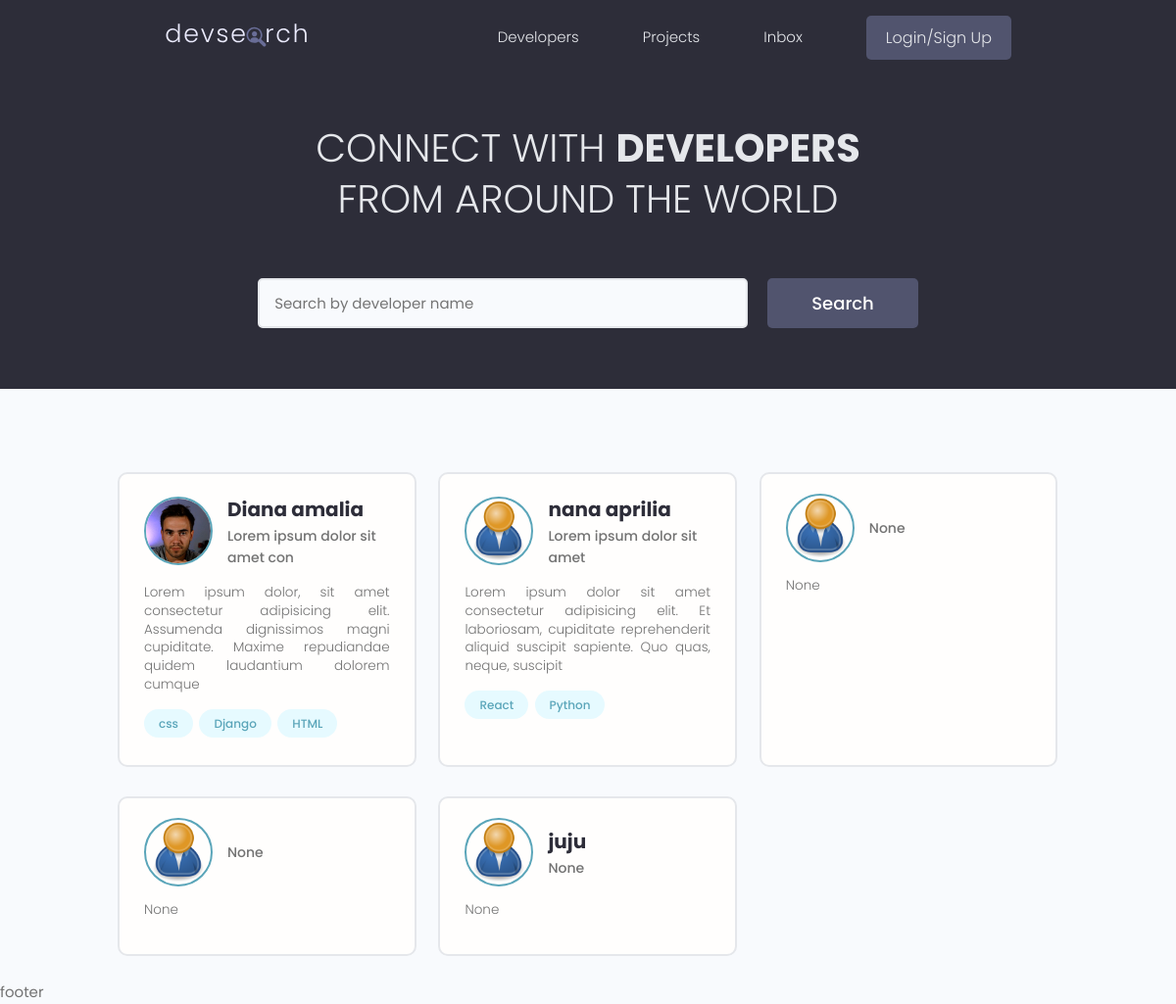
/users/, run on the app's committed database.
### users/models.py (models this page shows, shortened)
class Profile(models.Model):
    user = models.OneToOneField(User, on_delete=models.CASCADE, null=True, blank=True)
    name = models.CharField(max_length=200, blank=True, null=True)
    email = models.EmailField(max_length=500, blank=True, null=True)
    username = models.CharField(max_length=200, blank=True, null=True)
    location = models.CharField(max_length=200, blank=True, null=True)
    short_intro = models.CharField(max_length=200, blank=True, null=True)
    bio = models.TextField(blank=True, null=True)
    profile_image = models.ImageField(null=True, blank=True, upload_to='profiles/', default='profiles/user-default.png')
    social_github = models.CharField(max_length=200, blank=True, null=True)
    social_twitter = models.CharField(max_length=200, blank=True, null=True)
    social_linkedin = models.CharField(max_length=200, blank=True, null=True)
    social_youtube = models.CharField(max_length=200, blank=True, null=True)
    social_website = models.CharField(max_length=200, blank=True, null=True)
    created = models.DateTimeField(auto_now_add=True)
    id = models.UUIDField(default=uuid.uuid4, unique=True, primary_key=True, editable=False)

class Skill(models.Model):
    owner = models.ForeignKey(Profile, on_delete=models.CASCADE, null=True)
    name = models.CharField(max_length=200, blank=True, null=True)
    description = models.TextField(null=True, blank=True)
    created = models.DateTimeField(auto_now_add=True)
    id = models.UUIDField(default=uuid.uuid4, unique=True, primary_key=True, editable=False)
    def __str__(self):
        return str(self.name)

### users/views.py (the view)
# urls.py: path('', views.profiles, name="profiles"),
def profiles(request):
    profiles = Profile.objects.all()
    context = {'profiles':profiles}
    return render(request, 'users/profiles.html', context)

### users/templates/users/profiles.html (shortened to what this page needs)
{% extends 'main.html' %}
{% block content %}
<main class="home">
    <section class="hero-section text-center">
        <div class="container container--narrow">
            <div class="hero-section__box">
                <h2>CONNECT WITH <span>DEVELOPERS</span></h2>
                <h2>FROM AROUND THE WORLD</h2>
            </div>
            <div class="hero-section__search">
                <form class="form" action="#" method="get">
                    <div class="form__field">
                        <input class="input input--text" id="formInput#search" type="text" name="text"
                            placeholder="Search by developer name" />
                    </div>
                    <input class="btn btn--sub btn--lg" type="submit" value="Search" />
                </form>
            </div>
        </div>
    </section>
    <section class="devlist">
        <div class="container">
            <div class="grid grid--three">
                {% for profile in profiles %}
                <div class="column card">
                    <div class="dev">
                        <a href="{% url 'user-profile' profile.id %}" class="card__body">
                            <div class="dev__profile">
                                <img class="avatar avatar--md" src="{{ profile.profile_image.url }}"
                                    alt="image" />
                                <div class="dev__meta">
                                    <h3>{{ profile.name }}</h3>
                                    <h5>{{ profile.short_intro|slice:"30" }}</h5>
                                </div>
                            </div>
                            <p class="dev__info">{{profile.bio|slice:"150"}}</p>
                            <div class="dev__skills">
                                {% for skill in profile.skill_set.all|slice:"5" %}
                                <span class="tag tag--pill tag--main">
                                    <small>{{ skill }}</small>
                                </span>
                                {% endfor %}
                            </div>
                        </a>
                    </div>
                </div>
               {% endfor %}
            </div>
        </div>
    </section>
</main>
{% endblock content %}

### static/styles/app.css (style rules this page uses)
:root { --color-sub: #2d2d39; }
.btn--sub { background-color: var(--color-sub-light); }
.card { border: 2px solid var(--color-light); }
img { width: 100%; }
.hero-section { height: 40vh; display: flex; align-items: center; background-color: var(--color-sub); }
.hero-section__box { margin-bottom: 4rem; }
.hero-section__box > h2, .hero-section__box > h2 > span { font-size: 4rem; color: var(--color-light); line-height: 1.3; text-transform: uppercase; }
.hero-section__box > h2 { font-weight: 300; }
.hero-section__box > h2 > span { font-weight: 700; }
.hero-section__search > .form { display: flex; align-items: center; justify-content: center; gap: 2rem; }
.hero-section__search > .form input.input--text { width: 50rem; }
.devlist { margin-top: 8rem; }
.devlist .grid { align-items: stretch; }
.devlist .dev .dev__profile { display: flex; align-items: center; gap: 1.5rem; }
.devlist .dev .dev__meta h3 { color: var(--color-sub); font-size: 2rem; font-weight: 700; }
.devlist .dev .dev__meta h5 { color: var(--color-text); font-size: 1.4rem; font-weight: 500; }
.devlist .dev .dev__info { margin: 1.5rem 0; font-size: 1.35rem; line-height: 1.4; text-align: justify; }

### static/uikit/styles/modules/_variables.css (style rules this page uses)
:root { --color-main: #5aa5b9; --color-main-light: #e6faff; --color-sub: #3f4156; --color-sub-light: #51546e; --color-sub-lighter: #ededfd; --color-text: #737373; --color-gray: #8b8b8b; --color-light: #e5e7eb; --color-light-gray: #767676; --color-bg: #f8fafd; --color-white: #fffefd; --color-white-light: #f3f3f3; --color-success: #359e64; --color-success-bg: #def8e8; --color-error: #fc4b0b; --color-error-bg: #fff2ee; --font-base: 'Poppins', arial, helvetica, 'Segoe UI', roboto, ubuntu, sans-serif; --font-monospace: 'Fira Code', 'Courier New', courier, monospace; --font-regular: 300; --font-medium: 500; --font-bold: 700; --generic-shadow: 1px 1px 5px #00000010; --generic-transition: all 0.3s ease-in-out; }

### static/uikit/styles/modules/_base.css (style rules this page uses)
* { margin: 0; padding: 0; box-sizing: border-box; text-rendering: optimizeLegibility; color: inherit; font-size: inherit; }
html { font-size: 50%; }
@media only screen and (min-width: 480px) { html { font-size: 56.25%; } }
@media only screen and (min-width: 1200px) { html { font-size: 62.5%; } }
body { line-height: 1.6; font-weight: 400; font-size: 1.5rem; color: var(--color-text); background-color: var(--color-bg); min-height: 100vh; }

### static/uikit/styles/modules/_typography.css (style rules this page uses)
* { font-family: var(--font-base); }
h2 { font-size: 3.6rem; font-weight: var(--font-bold); }
h3 { font-size: 3.2rem; font-weight: var(--font-medium); }
h5 { font-size: 2.4rem; font-weight: var(--font-medium); }
h5, h6 { font-weight: var(--font-regular); }
p, span, strong { font-size: 1.6rem; color: var(--color-text); font-weight: var(--font-regular); }
a { padding-bottom: 2px; text-decoration: none; display: inline-block; color: var(--color-main); font-weight: var(--font-medium); }

### static/uikit/styles/modules/_utilities.css (style rules this page uses)
.container { width: 92%; max-width: 165rem; margin: 0 auto; box-sizing: border-box; }
.container--narrow { width: 92%; max-width: 120rem; }
@media screen and (min-width: 1000px) { .container { width: 90%; } }
@media screen and (min-width: 1000px) { .container--narrow { width: 85%; } }
@media screen and (min-width: 1200px) { .container { width: 80%; } }
@media screen and (min-width: 1200px) { .container--narrow { width: 72%; } }
.text-center { text-align: center; }

### static/uikit/styles/modules/_avatar.css (style rules this page uses)
.avatar { border-radius: 50%; border: 2px solid var(--color-main); object-fit: cover; }
.avatar--md { height: 7rem; width: 7rem; }

### static/uikit/styles/modules/_button.css (style rules this page uses)
.btn { display: inline-block; position: relative; cursor: pointer; background-color: var(--color-light); font-weight: var(--font-medium); color: var(--color-sub); text-decoration: none; padding: 1rem 2rem; border-radius: 0.5rem; border: none; width: -webkit-fit-content; width: -moz-fit-content; width: fit-content; height: -webkit-fit-content; height: -moz-fit-content; height: fit-content; font-size: 1.6rem; outline-width: 0; outline-color: transparent; -webkit-backface-visibility: hidden; backface-visibility: hidden; transition: all 0.3s ease-in-out; }
.btn--sub { background-color: var(--color-sub); color: var(--color-white); }
.btn--lg { font-size: 1.8rem; padding: 1.2rem 4.5rem; }

### static/uikit/styles/modules/_card.css (style rules this page uses)
.card { border-radius: 1rem; background-color: var(--color-white); border: 1.5px solid var(--color-light); width: auto; height: auto; margin-top: 0.5rem; margin-bottom: 0.5rem; overflow: hidden; }
.card__body, .card__header { padding: 2rem 2.5rem; }

### data on the page
Profile: profile_image (picture), name "Diana amalia", short_intro "Lorem ipsum dolor sit amet con", bio "Lorem ipsum dolor, sit amet consectetur adipisicing elit. Assumenda dignissimos magni cupiditate. Maxime repudiandae quidem laudantium dolorem cumque"
Skill: name "css"
Skill: name "Django"
Skill: name "HTML"
Profile: profile_image (placeholder picture), name "nana aprilia", short_intro "Lorem ipsum dolor sit amet", bio "Lorem ipsum dolor sit amet consectetur adipisicing elit. Et laboriosam, cupiditate reprehenderit aliquid suscipit sapiente. Quo quas, neque, suscipit"
Skill: name "React"
Skill: name "Python"
Profile: profile_image (placeholder picture), short_intro "None", bio "None"
Profile: profile_image (placeholder picture), short_intro "None", bio "None"
Profile: profile_image (placeholder picture), name "juju", short_intro "None", bio "None"
